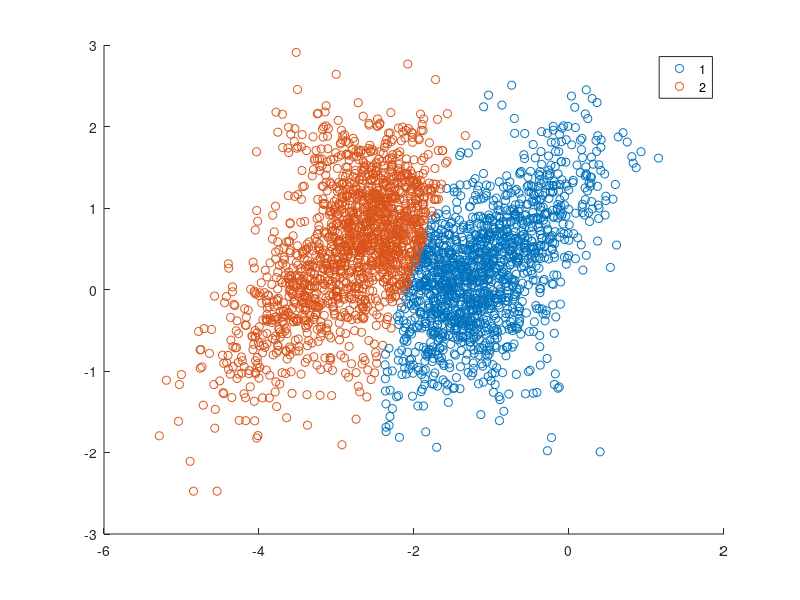

MATLAB code to generate this figure: (Note: this script raises an error after producing the figure.)
% University of Malta
% CSA3220 - Machine Learning, Expert Systems, & Fuzzy Logic
% Dr. George Azzopardi
% December, 2015

% Clustering with Gaussian Mixture Models
% Input parameter K is the number of Gaussian functions used
function [labels, model, data] = GMMClustering(K)

% Default value of K is 2
if nargin == 0
    K = 2;
end

x = getData;

N = size(x,1);
nfeatures = size(x,2);

%Step 1 - initialize means with KMeans
[labels,mu] = kmeans(x,K);

% Compute weights and covariance matrices using MLE
for k = 1:K
    weight(k) = sum(labels == k)/N;
    Sigma{k} = cov(x(labels==k,:));
end

convergence = 0;
t = 1;

figure;
while t==1 || ~convergence %convergence criteria
    
    % Step 2: Expectation - Compute posteriors of each cluster
    for n = 1:N
        for k = 1:K
           posterior(n,k) = weight(k) * mvnpdf(x(n,:),mu(k,:),Sigma{k});
        end
        posterior(n,:) = posterior(n,:)./sum(posterior(n,:));
    end
        
    visualize(x,mu,Sigma,posterior);
    
    % Step 3: Maximization; i.e. update model parameters (means, covariances
    % matrices and weights
    for k = 1:K
        % Update means        
        sp(k) = sum(posterior(:,k));
        mu(k,:) = sum(bsxfun(@times,posterior(:,k),x))/sp(k);
        
        % Update covariance matrices
        Sigma{k} = zeros(nfeatures,nfeatures);
        for n = 1:N
            Sigma{k} = Sigma{k} + posterior(n,k)*(x(n,:)-mu(k,:))'*(x(n,:)-mu(k,:));
        end
        Sigma{k} = Sigma{k}./sp(k);                              
    end
    %Update the weights
    weight = sp./sum(sp);
          
    % Step 4: Evaluation - compute log likelihood
    llh(t) = 0;
    for i = 1:n
        innerterm = 0;
        for k = 1:K
            innerterm = innerterm + (weight(k) * mvnpdf(x(i,:),mu(k,:),Sigma{k}));
        end
        llh(t) = llh(t) + log(innerterm);
    end
    llh(t) = llh(t) / n;
    
    if t > 1
        convergence = (llh(t) - llh(t-1)) < 0.000001;
    end
    t = t + 1;            
end

visualize(x,mu,Sigma,posterior);

model.means = mu;
model.covariances = Sigma;
model.weights = weight;
data = x;
[~,labels] = max(posterior,[],2);
    
% Show the clustered data
colorList = jet(K);
figure;hold on;
for k = 1:K
    plot(data(labels==k,1),data(labels==k,2),'k+','color',colorList(k,:));
end

% Create 3 Gaussian distributions
function Data = getData
A1 = mvnrnd([-1,0.3],[.5 .4;.4 .6],1000);
A2 = mvnrnd([-3,0.3],[.5 .4;.4 .6],1000);
A3 = mvnrnd([-2,0.5],[.5 -.4;-.4 .6],1000);
Data = [A1;A2;A3];

% Visualize the determined distributions
function visualize(data,mu,Sigma,posterior)
cla;
[~,labels] = max(posterior,[],2);

gscatter(data(:,1),data(:,2),labels);
hold on;
for k = 1:size(posterior,2)
    F = @(x,y) mvnpdf([x y],mu(k,:),Sigma{k});
    ezcontour(F,[min(data(:,1)),max(data(:,1))],[min(data(:,2)),max(data(:,2))]);
end
drawnow;